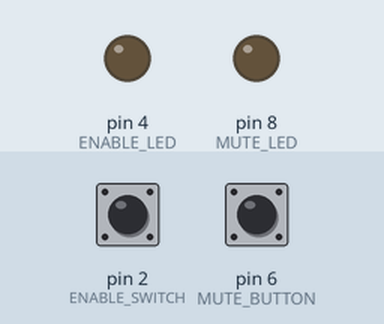
Bench run of a program on a simulated Arduino Uno, built with avr-gcc and run on an emulated ATmega328P. On the bench: output pins drawn as LEDs (lit = HIGH). The test bench sets the inputs (shaded band); at power-on: pin 6 (MUTE_BUTTON) HIGH, pin 2 (ENABLE_SWITCH) HIGH. Random numbers use the default seed unless the program sets one; USB keyboard and mouse output is not drawn.

Above: at 1.2 s.
1.3 s: pin 6 (MUTE_BUTTON) pulled LOW for 3.2 s
At 4.3 s:
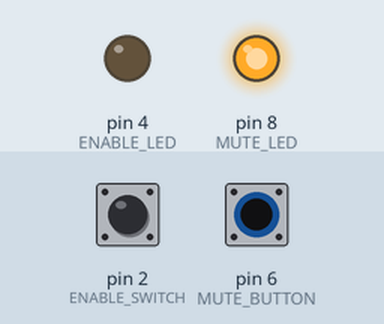
6.0 s: pin 2 (ENABLE_SWITCH) pulled LOW for 0.15 s
At 6.8 s:
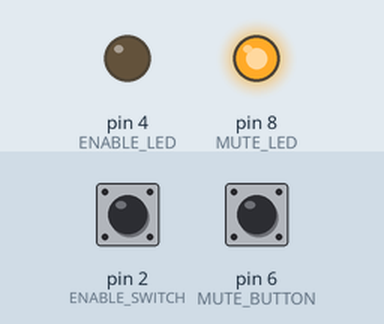
7.7 s: pin 2 (ENABLE_SWITCH) pulled LOW for 3.2 s
At 8.9 s:
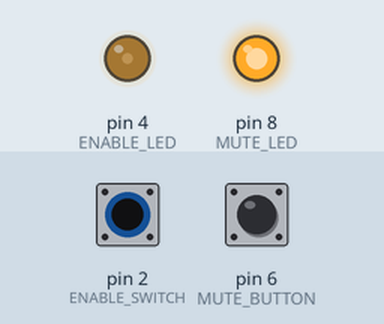
12.4 s: pin 6 (MUTE_BUTTON) pulled LOW for 0.15 s
At 13.4 s:
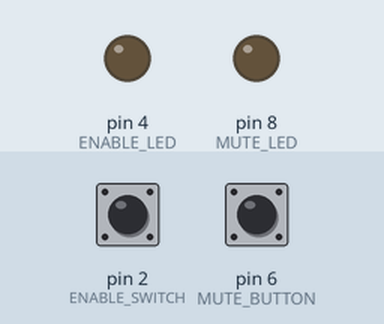
14.0 s: pin 2 (ENABLE_SWITCH) pulled LOW for 1 s
At 14.8 s:
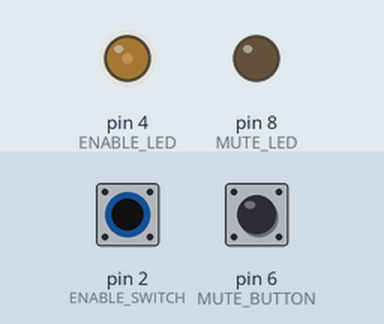
16.5 s: pin 6 (MUTE_BUTTON) pulled LOW for 1 s
At 17.8 s:
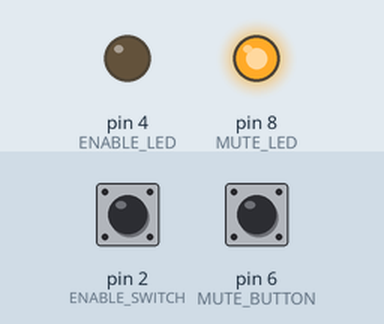
Timing chart, 0 to 19.5 s (numbered marks = the images above; inputs shaded):
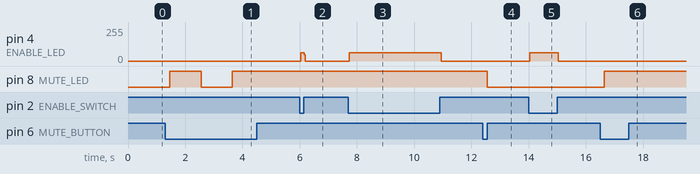

The program:

main.cpp
```cpp
// (licence header left out)
#include <Arduino.h>
#include <Mouse.h>
#include <Keyboard.h>

// CONSTANTS
const int ENABLE_SWITCH = 2;
const int ENABLE_LED = 4;
const int MUTE_BUTTON = 6;
const int MUTE_LED = 8;

// VARIABLES
unsigned long lastMoveTime = 0;
unsigned long randomMouseDelay = 0;
boolean buttonState;
boolean lastButtonState = HIGH;
unsigned long lastDebounceTime = 0;
unsigned long debounceDelay = 50;
boolean muteLEDState = LOW;

/**
 * @brief Check to see if the mouse should be moved randomly.
 *
 * @return boolean
 */
boolean shouldMoveMouse() {
    if (digitalRead(ENABLE_SWITCH) == LOW) {
        digitalWrite(ENABLE_LED, HIGH);

        if((millis() - lastMoveTime) > randomMouseDelay) {
            lastMoveTime = millis();
            randomMouseDelay = random(20000,55000);
            return true;
        }
    }

    digitalWrite(ENABLE_LED, LOW);
    return false;
}

/**
 * @brief Move the mouse by +1px then -1px.
 *
 */
void moveMouse() {
    Mouse.move(1, 0, 0);
    Mouse.move(-1, 0, 0);
}

/**
 * @brief Check if the mute button was pressed.
 *
 * @return boolean
 */
boolean shouldMuteTeams() {
    // Read the value of the Mute Button and store it as reading.
    int reading = digitalRead(MUTE_BUTTON);

    // Check if reading is different from the lastButtonState
    if (reading != lastButtonState) {
        lastDebounceTime = millis();
        lastButtonState = reading;
    }

    if ((millis() - lastDebounceTime) > debounceDelay) {
        if (reading == LOW) {
            buttonState = reading;
            return true;
        }
    }

    return false;
}

/**
 * @brief Send keyboard commands to mute Teams Call.
 *
 */
void sendMuteCommand() {
    // Send keyboard shortcut Ctrl+Shift+M to Mute Teams Call
    Keyboard.press(KEY_LEFT_CTRL);
    Keyboard.press(KEY_LEFT_SHIFT);
    Keyboard.press('m');
    delay(100);
    Keyboard.releaseAll();

    // Toggle LED
    muteLEDState = !muteLEDState;
    digitalWrite(MUTE_LED, muteLEDState);
    delay(1000);
}

/**
 * @brief Setup the Mouse, Keyboard, I/O, and random seed.
 *
 */
void setup() {
    Mouse.begin();
    Keyboard.begin();

    pinMode(ENABLE_SWITCH, INPUT_PULLUP);
    pinMode(ENABLE_LED, OUTPUT);
    pinMode(MUTE_BUTTON, INPUT_PULLUP);
    pinMode(MUTE_LED, OUTPUT);

    digitalWrite(ENABLE_LED, LOW);
    digitalWrite(MUTE_LED, muteLEDState);

    randomSeed(analogRead(0));
    randomMouseDelay = random(20000,55000);
}

/**
 * @brief Continuiosly check if the mouse need to be moved and if the mute button was pressed.
 *
 */
void loop() {
    if (shouldMoveMouse()) {
        moveMouse();
    }

    if (shouldMuteTeams()) {
        sendMuteCommand();
    }
}
```

Measured:
- after the input at 1.3 s, pin 8 (MUTE_LED): LOW → HIGH after 0.15 s, → LOW 1.1 s later, → HIGH 1.1 s later
- after the input at 6.0 s, pin 4 (ENABLE_LED): 0/255 → 62/255 at once, → 0/255 0.12 s later
- after the input at 7.7 s, pin 4 (ENABLE_LED): 0/255 → 62/255 at once, → 0/255 3.2 s later
- after the input at 12.4 s, pin 8 (MUTE_LED): HIGH → LOW after 0.15 s
- after the input at 14.0 s, pin 4 (ENABLE_LED): 0/255 → 62/255 at once, → 0/255 1.0 s later
- after the input at 16.5 s, pin 8 (MUTE_LED): LOW → HIGH after 0.15 s
